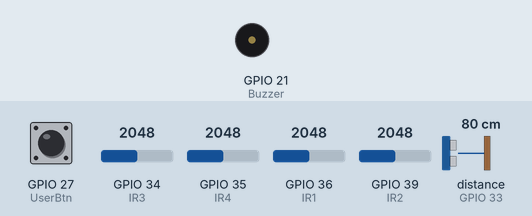
Simulated run of this sketch. Board: ESP32. On the bench: buzzer (waves = sounding, pin HIGH). Wiring (inferred from the names in the program): ultrasonic range finder: trigger GPIO 32; echo GPIO 33. The test bench sets the inputs (shaded band); at power-on: GPIO 27 (UserBtn) LOW, GPIO 34 (IR3) = 2048, GPIO 35 (IR4) = 2048, GPIO 36 (IR1) = 2048, GPIO 39 (IR2) = 2048, distance to the obstacle (sensor on GPIO 33) 80 cm. The echo pulse lasts 58.3 µs per cm; pins used as bus, display or sensor lines are not drawn; what the sketch prints to the serial monitor is not drawn.

Above: at 0.06 s.
Timing chart, 0 to 3.0 s (numbered marks = the images above):
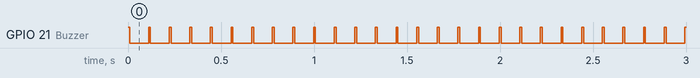

The sketch:

Buzzer_Button_ADC_UltrasonicTest.ino
```cpp
#define Buzzer 21
#define UserBtn 27
#define IR1 36
#define IR2 39
#define IR3 34
#define IR4 35
#define TRIG 32
#define ECHO 33
void setup() {
  // put your setup code here, to run once:
Serial.begin(115200);
pinMode(UserBtn,INPUT);
pinMode(Buzzer,OUTPUT);
pinMode(TRIG,OUTPUT);
pinMode(ECHO,INPUT);
pinMode(IR1,INPUT);
pinMode(IR2,INPUT);
pinMode(IR3,INPUT);
pinMode(IR4,INPUT);

}

void loop() {
  // put your main code here, to run repeatedly:
digitalWrite(Buzzer,1);
delay(10);
digitalWrite(Buzzer,0);
delay(100);
digitalWrite(TRIG,1);
Serial.print("ECHO:");Serial.print(digitalRead(ECHO));
digitalWrite(TRIG,0);
Serial.print("\t ECHO:");Serial.println(digitalRead(ECHO));
Serial.print("IR1:");
Serial.print(analogRead(IR1));Serial.print("\t IR2:");
Serial.print(analogRead(IR2));Serial.print("\t IR3:");
Serial.print(analogRead(IR3));Serial.print("\t IR4:");
Serial.print(analogRead(IR4));Serial.print("\t Btn:");
Serial.println(digitalRead(UserBtn));
}
```

Measured:
- by itself, GPIO 21 (Buzzer): alternates HIGH for 0.01 s and LOW for 0.10 s
